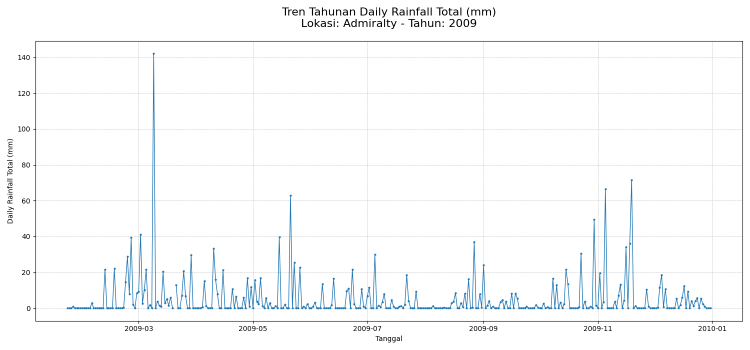
#> input picture data/samples/Admiralty_2009.png, 1500 x 700 px (shown at 1/2 size); its folder holds only this picture in this run
$ python -i plot_extraction.py   (imports and definitions only)
#> lines starting #> are read from the running program, lines starting #| are printed output that depends on the picture; after the words box and inside, x2 and y2 are one past the last pixel; in counts of white or black regions, pixels touching at a corner belong together
#> further down, picture is the input picture: shape (700, 1500, 3); mean B, G, R 250.8, 249.8, 248.4
# Ignore warning
from warnings import filterwarnings
# [1 line not run here, left out]

# Progress library
from tqdm import tqdm
import logging
logger = logging.getLogger(__name__)

# Core library
import pandas as pd
import numpy as np
import re
import matplotlib.pyplot as plt

# Pathing library
import glob
import os
from pathlib import Path

# Helper: clean column names from dataset preparation
from src.dataset_builder import clean_column_names

# Computer vision library
import cv2
import pytesseract

# Adjust here
pytesseract.pytesseract.tesseract_cmd = r"C:\Program Files\Tesseract-OCR\tesseract.exe"

# [225 lines left out: functions log, count_total_rows, extract_blue_mask, detect_plot_top_border, detect_plot_side_border, find_data_boundaries and 4 more, not called in this run]


def extract_y_axis_labels(
    image: np.ndarray,
    x_start: int = 30,
    x_frac: float = 0.05,
    y_top_frac: float = 0.10,
    y_bot_frac: float = 0.95,
    verbose: bool = True
) -> dict:
#> called with x_start = 30, x_frac = 0.05, y_top_frac = 0.1, y_bot_frac = 0.95, verbose = True
    gray = cv2.cvtColor(image, cv2.COLOR_BGR2GRAY)
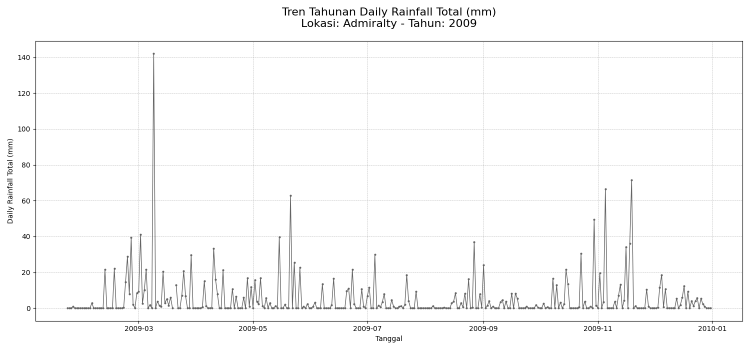
#> gray: shape (700, 1500) (shown at 1/2 size); min 0, max 255, mean 249.5
    h, w = gray.shape[:2]
#> h = 700; w = 1500

    x0 = x_start
    x1 = int(w * x_frac)
#> x1 = 75
    y0 = int(h * y_top_frac)
#> y0 = 70
    y1 = int(h * y_bot_frac)
#> y1 = 665

    roi = gray[y0:y1, x0:x1]
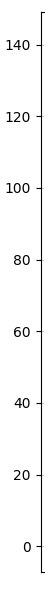
#> roi: shape (595, 45); min 0, max 255, mean 243.8
    roi_bin = cv2.threshold(
        roi, 0, 255, cv2.THRESH_BINARY + cv2.THRESH_OTSU
    )[1]
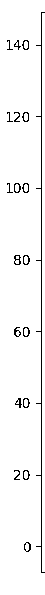
#> roi_bin: shape (595, 45); 95.8% white; black in thin lines or dots, all inside (x1, y1, x2, y2) = (7, 12, 45, 573)

#> (the run stopped early here; a loop or call above may not have finished)

$ run again, on data/samples/Admiralty_2014.png
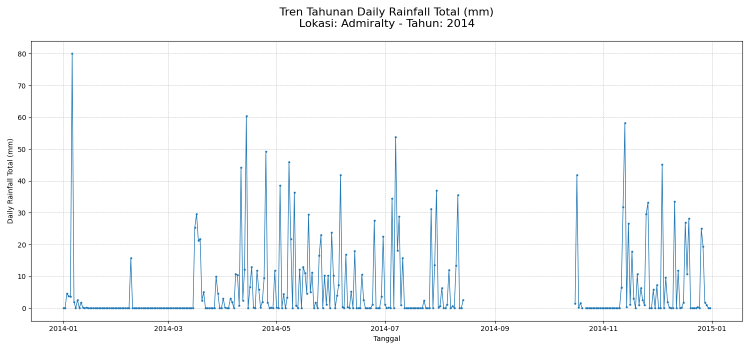
#> input picture data/samples/Admiralty_2014.png, 1500 x 700 px (shown at 1/2 size)
#> picture is the input picture: shape (700, 1500, 3); mean B, G, R 250.1, 248.6, 246.4
#> in extract_y_axis_labels, `gray = cv2.cvtColor(image, cv2.COLOR_BGR2GRAY)`:
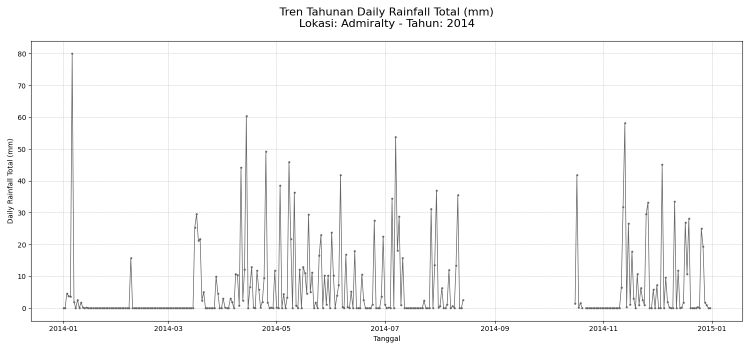
#> gray: shape (700, 1500) (shown at 1/2 size); min 0, max 255, mean 248.1
#> in extract_y_axis_labels, `roi_bin = cv2.threshold( roi, 0, 255, cv2.THRESH_BINARY + cv2.THRESH_O..`:
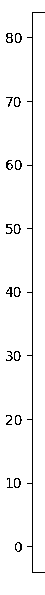
#> roi_bin: shape (595, 45); 95.8% white; black in thin lines or dots, all inside (x1, y1, x2, y2) = (6, 12, 45, 573)

$ run again, on data/samples/Admiralty_2017.png
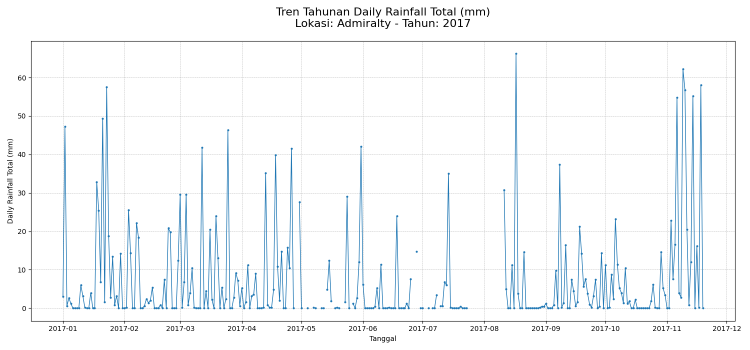
#> input picture data/samples/Admiralty_2017.png, 1500 x 700 px (shown at 1/2 size)
#> picture is the input picture: shape (700, 1500, 3); mean B, G, R 249.6, 247.7, 245
#> in extract_y_axis_labels, `gray = cv2.cvtColor(image, cv2.COLOR_BGR2GRAY)`:
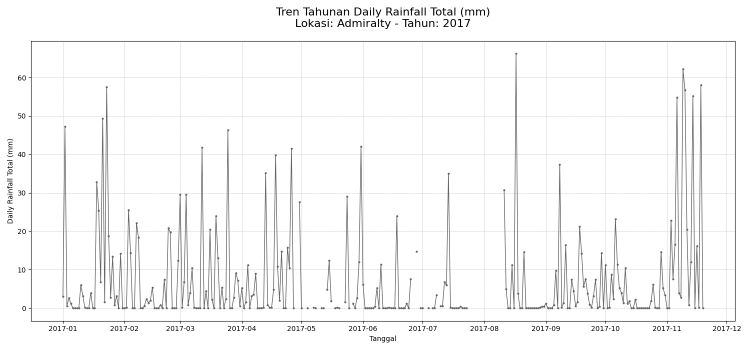
#> gray: shape (700, 1500) (shown at 1/2 size); min 0, max 255, mean 247.1
#> in extract_y_axis_labels, `roi_bin = cv2.threshold( roi, 0, 255, cv2.THRESH_BINARY + cv2.THRESH_O..`:
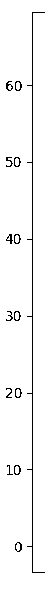
#> roi_bin: shape (595, 45); 96.3% white; black in thin lines or dots, all inside (x1, y1, x2, y2) = (6, 12, 45, 573)

$ run again, on data/samples/Ang_Mo_Kio_2009.png
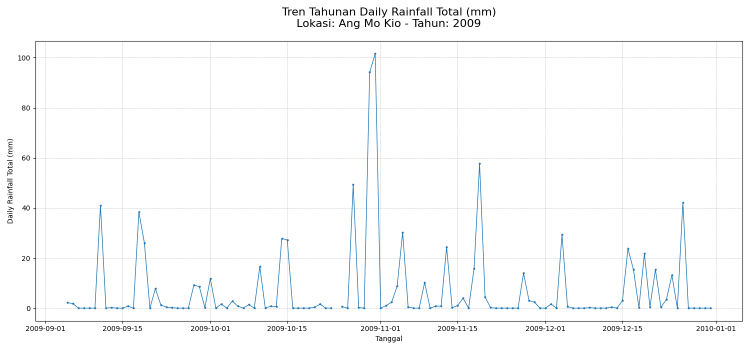
#> input picture data/samples/Ang_Mo_Kio_2009.png, 1500 x 700 px (shown at 1/2 size)
#> picture is the input picture: shape (700, 1500, 3); mean B, G, R 251.2, 250.6, 249.7
#> in extract_y_axis_labels, `roi = gray[y0:y1, x0:x1]`:
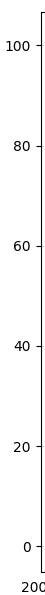
#> roi: shape (595, 45); min 0, max 255, mean 244.7
#> in extract_y_axis_labels, `roi_bin = cv2.threshold( roi, 0, 255, cv2.THRESH_BINARY + cv2.THRESH_O..`:
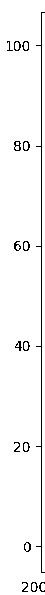
#> roi_bin: shape (595, 45); 96.1% white; black in thin lines or dots, all inside (x1, y1, x2, y2) = (7, 12, 45, 592)
